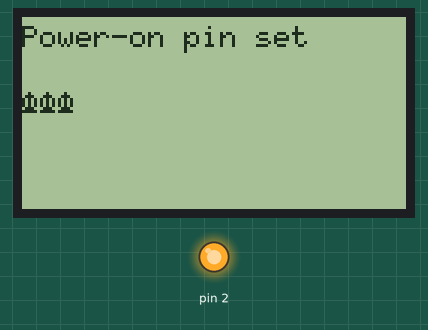
Recording of a sketch running on a simulated Arduino Uno, built with avr-gcc and run on an emulated ATmega328P. Parts: 128×64 one-colour display, output pins drawn as LEDs (lit = HIGH).

Above: at 0.31 s.
At 5.18 s:
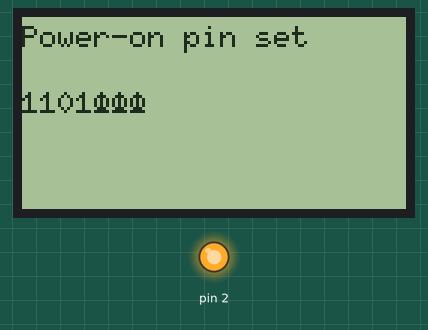
At 9.84 s:
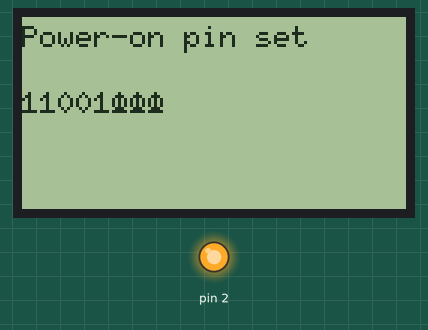
At 19.74 s:
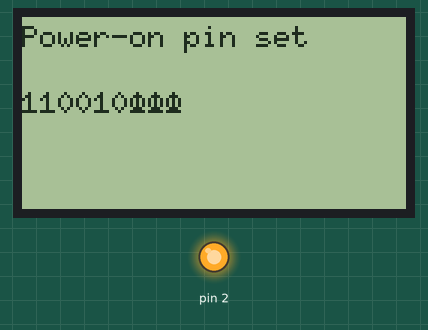
At 29.81 s:
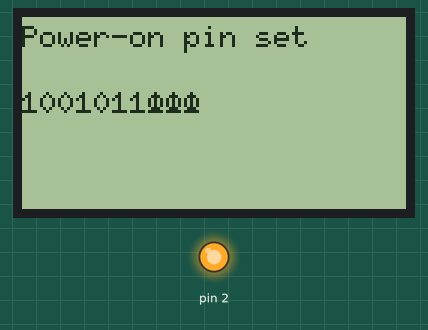
At 39.57 s:
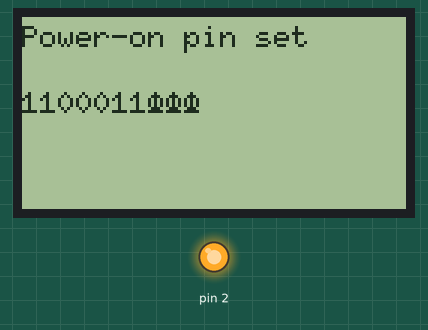

The sketch:

soft-power-on.ino
```cpp
#include "U8glib.h"

U8GLIB_ST7920_128X64_1X u8g(10);    // Hardware SPI, 10 = CS/CE, 11 = MOSI, 13 = SCK

unsigned int count = 0;

void setup() {
  // Ensure we stay on

  pinMode(2, OUTPUT);
  digitalWrite(2, HIGH);

  u8g.setFont(u8g_font_6x10);
}

void loop() {
  // put your main code here, to run repeatedly:

  draw_loop();

  delay(200);
}

void draw_loop() {
  u8g.firstPage();

  do {
    draw();
  }
  while(u8g.nextPage());
}

void draw() {
  u8g.drawStr(0, 10, "Power-on pin set");

  u8g.setPrintPos(0, 32);
  u8g.print(count++, BIN);
}
```

Measured:
- what the display in image 4 shows lasts 0.4 s, from 29.6 s to 30.0 s
